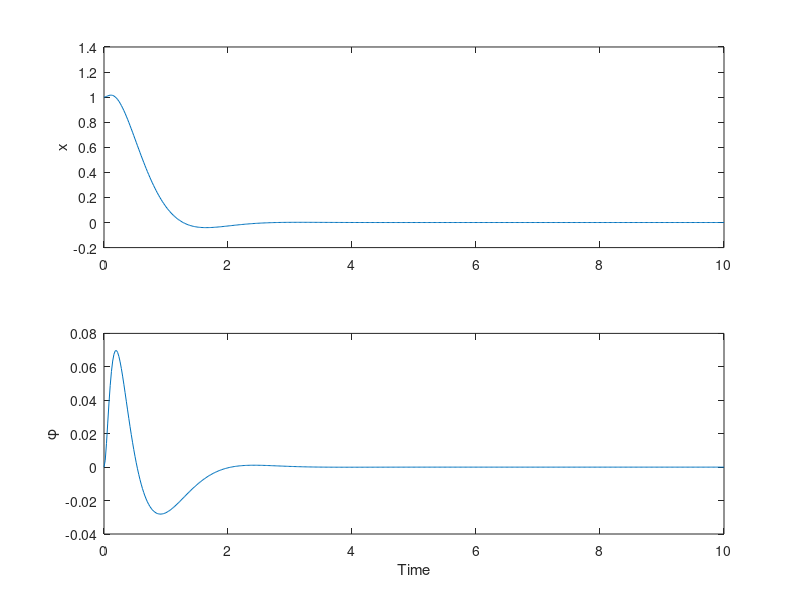
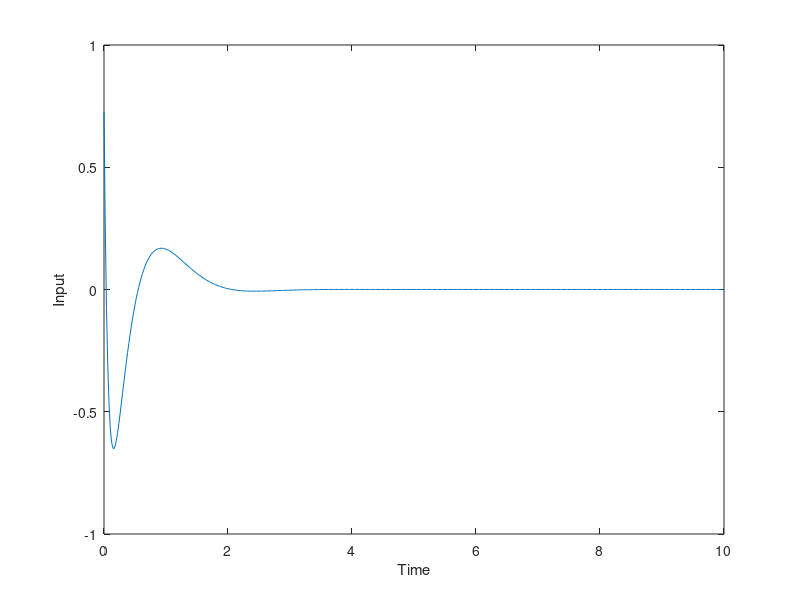

Source code (MATLAB) for these figures, in order:
% LQR on the inverted pendulum system
clear

%% Setup
load('sysDyn.mat')
Q = [1 0 0 0;
     0 0 0 0;
     0 0 1 0;
     0 0 0 0];
R = 1;
[K,S,E] = dlqr(A,B,Q,R);
Acl = A-B*K;

%% Simulate
T = 500;
x0 = [1 0 0 0]'; % start the cart away from the origin

% allocate space to store closed loop path
xCL = zeros(4,T+1);
xCL(:,1) = x0;
uCL = zeros(1,T);

for t = 1:T
    uCL(t) = -K*xCL(:,t);
    xCL(:,t+1) = Acl*xCL(:,t);
end

%% Plot
figure
subplot(211)
plot((0:T)*0.02, xCL(1,:))
ylabel('x')

subplot(212)
plot((0:T)*0.02, xCL(3,:))
ylabel('\phi')
xlabel('Time')

figure
plot((0:(T-1))*0.02, uCL)
ylabel('Input')
xlabel('Time')


